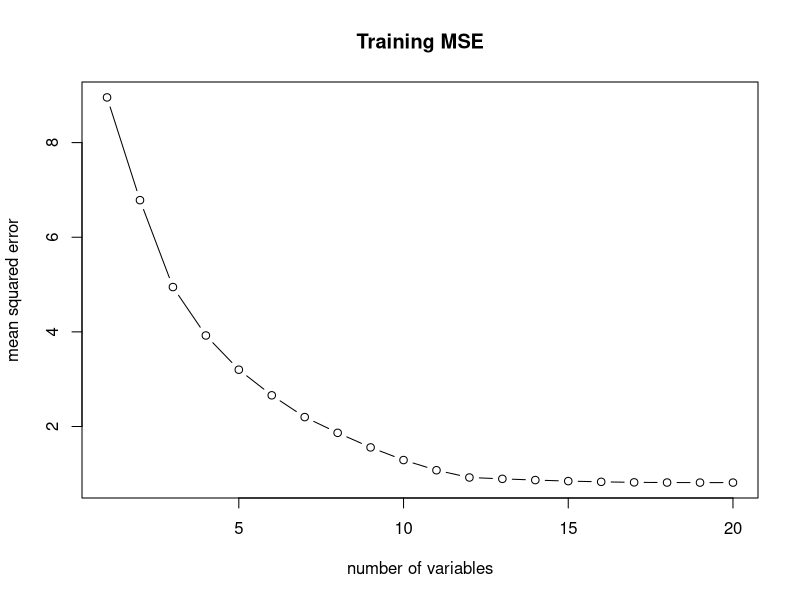
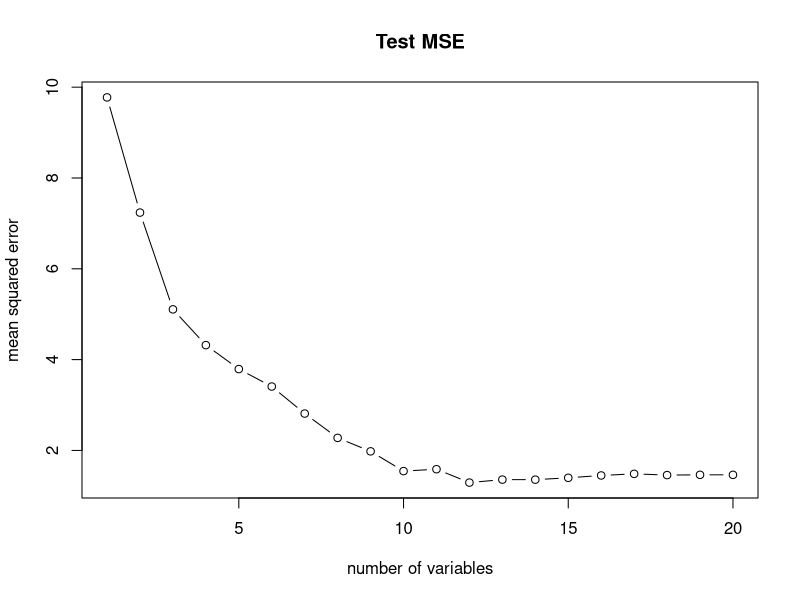
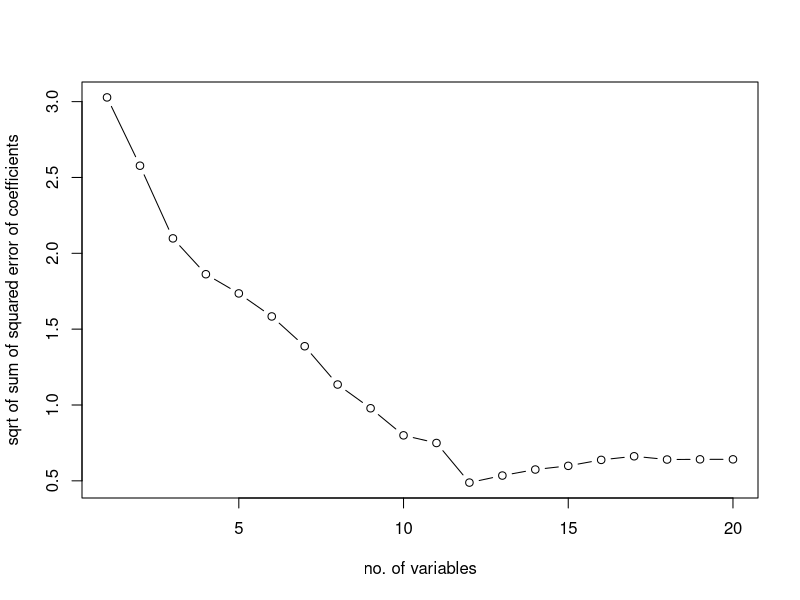

These figures' R source, in order:

set.seed(1)
#creating coefficient vector
#beta=sample(1:20,20,replace=TRUE)
beta=rnorm(20)
beta[sample(1:20,5)]=0
#creating X variables matrix
n=1000
p=20
X = matrix(rnorm(n*p),n,p)
#error
err = rnorm(n)
#model
Y = X%*%beta + err
#dataset
dataset=data.frame(Y,X)

set.seed(1)
train = sample(nrow(dataset),100,replace=FALSE)

library(leaps)
set.seed(1)
bestsubset.model = regsubsets(Y~.,data=dataset,nvmax=20,subset=train)
bestsubset.summary = summary(bestsubset.model)

bestsubset.summary

mse=rep(NA,20)
for(i in 1:20){
    coef_vec = coef(bestsubset.model,id=i)
    pred=as.matrix(dataset[train,names(coef_vec)[-1]])%*%coef_vec[-1]
    mse[i]=mean((pred-dataset$Y[train])^2)
}

plot(mse,ylab="mean squared error",xlab="number of variables",type="b",main="Training MSE")

mse=rep(NA,20)
for(i in 1:20){
    coef_vec = coef(bestsubset.model,id=i)
    pred=as.matrix(dataset[-train,names(coef_vec)[-1]])%*%coef_vec[-1]
    mse[i]=mean((pred-dataset$Y[-train])^2)
}

plot(mse,ylab="mean squared error",xlab="number of variables",type="b",main="Test MSE")

#The size of the model giving the least MSE on test data
which.min(mse)

which(beta==0)
coef(bestsubset.model,id=13)

b=beta
b.hat = beta
b.hat = data.frame(b)
rownames(b.hat)=names(coef(bestsubset.model,id=20))[-1]
val = rep(NA,20)
for(i in 1:20){
    coef_vec = coef(bestsubset.model,id=i)
    match  = rownames(b.hat) %in% names(coef_vec)
    b.hat[match,]=coef_vec[-1]
    b.hat[!match,]=0
    val[i]=sqrt(sum((b-b.hat)^2))
}
plot(val,ylab="sqrt of sum of squared error of coefficients",xlab="no. of variables",type="b")

which.min(val)
